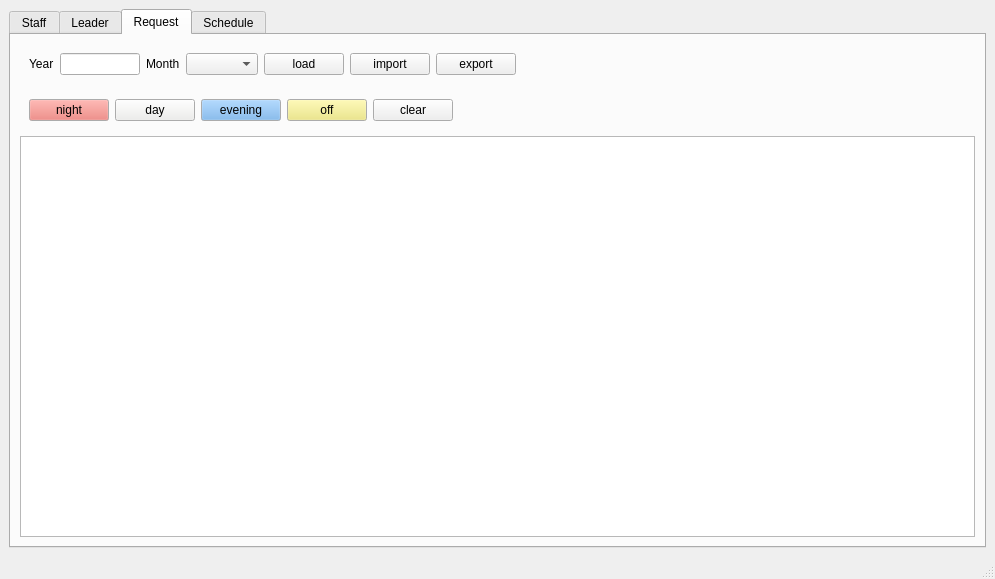
<?xml version="1.0" encoding="UTF-8"?>
<ui version="4.0">
 <class>MainWindow</class>
 <widget class="QMainWindow" name="MainWindow">
  <property name="geometry">
   <rect>
    <x>0</x>
    <y>0</y>
    <width>995</width>
    <height>579</height>
   </rect>
  </property>
  <property name="windowTitle">
   <string>MainWindow</string>
  </property>
  <widget class="QWidget" name="centralwidget">
   <layout class="QVBoxLayout" name="verticalLayout">
    <item>
     <widget class="QTabWidget" name="tab_widget">
      <property name="currentIndex">
       <number>2</number>
      </property>
      <widget class="QWidget" name="staff_tab">
       <attribute name="title">
        <string>Staff</string>
       </attribute>
       <layout class="QGridLayout" name="gridLayout_6">
        <item row="0" column="0">
         <widget class="QWidget" name="staff_field_container" native="true">
          <layout class="QGridLayout" name="gridLayout">
           <item row="0" column="0">
            <widget class="QLabel" name="staff_id_label">
             <property name="text">
              <string>ID</string>
             </property>
            </widget>
           </item>
           <item row="1" column="0">
            <widget class="QLabel" name="staff_name_label">
             <property name="text">
              <string>Name</string>
             </property>
            </widget>
           </item>
           <item row="0" column="1">
            <widget class="QLineEdit" name="staff_id_lineedit">
             <property name="sizePolicy">
              <sizepolicy hsizetype="Preferred" vsizetype="Fixed">
               <horstretch>0</horstretch>
               <verstretch>0</verstretch>
              </sizepolicy>
             </property>
            </widget>
           </item>
           <item row="1" column="1">
            <widget class="QLineEdit" name="staff_name_lineedit">
             <property name="sizePolicy">
              <sizepolicy hsizetype="Preferred" vsizetype="Fixed">
               <horstretch>0</horstretch>
               <verstretch>0</verstretch>
              </sizepolicy>
             </property>
            </widget>
           </item>
           <item row="2" column="1">
            <widget class="QComboBox" name="staff_preference_combobox">
             <property name="sizePolicy">
              <sizepolicy hsizetype="Preferred" vsizetype="Fixed">
               <horstretch>0</horstretch>
               <verstretch>0</verstretch>
              </sizepolicy>
             </property>
             <property name="currentText">
              <string/>
             </property>
            </widget>
           </item>
           <item row="2" column="0">
            <widget class="QLabel" name="staff_preference_label">
             <property name="text">
              <string>Preference</string>
             </property>
            </widget>
           </item>
          </layout>
         </widget>
        </item>
        <item row="0" column="1">
         <spacer name="hs1">
          <property name="orientation">
           <enum>Qt::Horizontal</enum>
          </property>
          <property name="sizeHint" stdset="0">
           <size>
            <width>419</width>
            <height>20</height>
           </size>
          </property>
         </spacer>
        </item>
        <item row="1" column="0">
         <widget class="QWidget" name="staff_button_container" native="true">
          <layout class="QHBoxLayout" name="horizontalLayout">
           <item>
            <widget class="QPushButton" name="add_staff_button">
             <property name="sizePolicy">
              <sizepolicy hsizetype="Preferred" vsizetype="Fixed">
               <horstretch>0</horstretch>
               <verstretch>0</verstretch>
              </sizepolicy>
             </property>
             <property name="text">
              <string>Add</string>
             </property>
            </widget>
           </item>
           <item>
            <widget class="QPushButton" name="delete_staff_button">
             <property name="sizePolicy">
              <sizepolicy hsizetype="Preferred" vsizetype="Fixed">
               <horstretch>0</horstretch>
               <verstretch>0</verstretch>
              </sizepolicy>
             </property>
             <property name="text">
              <string>Delete</string>
             </property>
            </widget>
           </item>
          </layout>
         </widget>
        </item>
        <item row="2" column="0" colspan="2">
         <widget class="QTableView" name="staff_view"/>
        </item>
       </layout>
      </widget>
      <widget class="QWidget" name="leader_tab">
       <attribute name="title">
        <string>Leader</string>
       </attribute>
       <layout class="QGridLayout" name="gridLayout_5">
        <item row="0" column="0">
         <widget class="QWidget" name="leader_field_container" native="true">
          <layout class="QGridLayout" name="gridLayout_4">
           <item row="0" column="0">
            <widget class="QLabel" name="leader_id_label">
             <property name="text">
              <string>ID</string>
             </property>
            </widget>
           </item>
           <item row="0" column="1">
            <widget class="QLineEdit" name="leader_id_lineedit">
             <property name="sizePolicy">
              <sizepolicy hsizetype="Preferred" vsizetype="Fixed">
               <horstretch>0</horstretch>
               <verstretch>0</verstretch>
              </sizepolicy>
             </property>
            </widget>
           </item>
           <item row="1" column="0">
            <widget class="QLabel" name="leader_name_label">
             <property name="text">
              <string>Name</string>
             </property>
            </widget>
           </item>
           <item row="1" column="1">
            <widget class="QLineEdit" name="leader_name_lineedit">
             <property name="sizePolicy">
              <sizepolicy hsizetype="Preferred" vsizetype="Fixed">
               <horstretch>0</horstretch>
               <verstretch>0</verstretch>
              </sizepolicy>
             </property>
            </widget>
           </item>
          </layout>
         </widget>
        </item>
        <item row="0" column="1">
         <spacer name="hs5">
          <property name="orientation">
           <enum>Qt::Horizontal</enum>
          </property>
          <property name="sizeHint" stdset="0">
           <size>
            <width>691</width>
            <height>20</height>
           </size>
          </property>
         </spacer>
        </item>
        <item row="1" column="0">
         <widget class="QWidget" name="leader_button_container" native="true">
          <layout class="QHBoxLayout" name="horizontalLayout_2">
           <item>
            <widget class="QPushButton" name="add_leader_button">
             <property name="sizePolicy">
              <sizepolicy hsizetype="Preferred" vsizetype="Fixed">
               <horstretch>0</horstretch>
               <verstretch>0</verstretch>
              </sizepolicy>
             </property>
             <property name="text">
              <string>Add</string>
             </property>
            </widget>
           </item>
           <item>
            <widget class="QPushButton" name="delete_leader_button">
             <property name="sizePolicy">
              <sizepolicy hsizetype="Preferred" vsizetype="Fixed">
               <horstretch>0</horstretch>
               <verstretch>0</verstretch>
              </sizepolicy>
             </property>
             <property name="text">
              <string>delete</string>
             </property>
            </widget>
           </item>
          </layout>
         </widget>
        </item>
        <item row="2" column="0" colspan="2">
         <widget class="QTableView" name="leader_view"/>
        </item>
       </layout>
      </widget>
      <widget class="QWidget" name="request_tab">
       <attribute name="title">
        <string>Request</string>
       </attribute>
       <layout class="QGridLayout" name="gridLayout_2">
        <item row="0" column="0" colspan="2">
         <widget class="QWidget" name="request_field_container" native="true">
          <property name="sizePolicy">
           <sizepolicy hsizetype="Expanding" vsizetype="Preferred">
            <horstretch>0</horstretch>
            <verstretch>0</verstretch>
           </sizepolicy>
          </property>
          <layout class="QHBoxLayout" name="horizontalLayout_3">
           <item>
            <widget class="QLabel" name="request_year_label">
             <property name="text">
              <string>Year</string>
             </property>
            </widget>
           </item>
           <item>
            <widget class="QLineEdit" name="request_year_lineedit">
             <property name="sizePolicy">
              <sizepolicy hsizetype="Expanding" vsizetype="Fixed">
               <horstretch>0</horstretch>
               <verstretch>0</verstretch>
              </sizepolicy>
             </property>
             <property name="maximumSize">
              <size>
               <width>80</width>
               <height>16777215</height>
              </size>
             </property>
            </widget>
           </item>
           <item>
            <widget class="QLabel" name="request_month_label">
             <property name="text">
              <string>Month</string>
             </property>
            </widget>
           </item>
           <item>
            <widget class="QComboBox" name="request_month_combobox">
             <property name="sizePolicy">
              <sizepolicy hsizetype="Expanding" vsizetype="Fixed">
               <horstretch>0</horstretch>
               <verstretch>0</verstretch>
              </sizepolicy>
             </property>
             <property name="maximumSize">
              <size>
               <width>80</width>
               <height>16777215</height>
              </size>
             </property>
            </widget>
           </item>
           <item>
            <widget class="QPushButton" name="load_request_button">
             <property name="text">
              <string>load</string>
             </property>
            </widget>
           </item>
           <item>
            <widget class="QPushButton" name="import_request_button">
             <property name="text">
              <string>import</string>
             </property>
            </widget>
           </item>
           <item>
            <widget class="QPushButton" name="export_request_button">
             <property name="text">
              <string>export</string>
             </property>
            </widget>
           </item>
          </layout>
         </widget>
        </item>
        <item row="0" column="2">
         <spacer name="hs7">
          <property name="orientation">
           <enum>Qt::Horizontal</enum>
          </property>
          <property name="sizeHint" stdset="0">
           <size>
            <width>439</width>
            <height>20</height>
           </size>
          </property>
         </spacer>
        </item>
        <item row="1" column="0">
         <widget class="QWidget" name="request_button_container" native="true">
          <property name="maximumSize">
           <size>
            <width>500</width>
            <height>16777215</height>
           </size>
          </property>
          <layout class="QHBoxLayout" name="horizontalLayout_6">
           <item>
            <widget class="QPushButton" name="request_night_shift_button">
             <property name="palette">
              <palette>
               <active>
                <colorrole role="Button">
                 <brush brushstyle="SolidPattern">
                  <color alpha="255">
                   <red>233</red>
                   <green>114</green>
                   <blue>106</blue>
                  </color>
                 </brush>
                </colorrole>
               </active>
               <inactive>
                <colorrole role="Button">
                 <brush brushstyle="SolidPattern">
                  <color alpha="255">
                   <red>233</red>
                   <green>114</green>
                   <blue>106</blue>
                  </color>
                 </brush>
                </colorrole>
               </inactive>
               <disabled>
                <colorrole role="Button">
                 <brush brushstyle="SolidPattern">
                  <color alpha="255">
                   <red>233</red>
                   <green>114</green>
                   <blue>106</blue>
                  </color>
                 </brush>
                </colorrole>
               </disabled>
              </palette>
             </property>
             <property name="text">
              <string>night</string>
             </property>
            </widget>
           </item>
           <item>
            <widget class="QPushButton" name="request_day_shift_button">
             <property name="palette">
              <palette>
               <active>
                <colorrole role="Button">
                 <brush brushstyle="SolidPattern">
                  <color alpha="255">
                   <red>238</red>
                   <green>238</green>
                   <blue>236</blue>
                  </color>
                 </brush>
                </colorrole>
               </active>
               <inactive>
                <colorrole role="Button">
                 <brush brushstyle="SolidPattern">
                  <color alpha="255">
                   <red>238</red>
                   <green>238</green>
                   <blue>236</blue>
                  </color>
                 </brush>
                </colorrole>
               </inactive>
               <disabled>
                <colorrole role="Button">
                 <brush brushstyle="SolidPattern">
                  <color alpha="255">
                   <red>238</red>
                   <green>238</green>
                   <blue>236</blue>
                  </color>
                 </brush>
                </colorrole>
               </disabled>
              </palette>
             </property>
             <property name="text">
              <string>day</string>
             </property>
            </widget>
           </item>
           <item>
            <widget class="QPushButton" name="request_evening_shift_button">
             <property name="palette">
              <palette>
               <active>
                <colorrole role="Button">
                 <brush brushstyle="SolidPattern">
                  <color alpha="255">
                   <red>106</red>
                   <green>170</green>
                   <blue>233</blue>
                  </color>
                 </brush>
                </colorrole>
               </active>
               <inactive>
                <colorrole role="Button">
                 <brush brushstyle="SolidPattern">
                  <color alpha="255">
                   <red>106</red>
                   <green>170</green>
                   <blue>233</blue>
                  </color>
                 </brush>
                </colorrole>
               </inactive>
               <disabled>
                <colorrole role="Button">
                 <brush brushstyle="SolidPattern">
                  <color alpha="255">
                   <red>106</red>
                   <green>170</green>
                   <blue>233</blue>
                  </color>
                 </brush>
                </colorrole>
               </disabled>
              </palette>
             </property>
             <property name="text">
              <string>evening</string>
             </property>
            </widget>
           </item>
           <item>
            <widget class="QPushButton" name="request_day_off_button">
             <property name="palette">
              <palette>
               <active>
                <colorrole role="Button">
                 <brush brushstyle="SolidPattern">
                  <color alpha="255">
                   <red>237</red>
                   <green>230</green>
                   <blue>115</blue>
                  </color>
                 </brush>
                </colorrole>
               </active>
               <inactive>
                <colorrole role="Button">
                 <brush brushstyle="SolidPattern">
                  <color alpha="255">
                   <red>237</red>
                   <green>230</green>
                   <blue>115</blue>
                  </color>
                 </brush>
                </colorrole>
               </inactive>
               <disabled>
                <colorrole role="Button">
                 <brush brushstyle="SolidPattern">
                  <color alpha="255">
                   <red>237</red>
                   <green>230</green>
                   <blue>115</blue>
                  </color>
                 </brush>
                </colorrole>
               </disabled>
              </palette>
             </property>
             <property name="text">
              <string>off</string>
             </property>
            </widget>
           </item>
           <item>
            <widget class="QPushButton" name="request_clear_button">
             <property name="text">
              <string>clear</string>
             </property>
            </widget>
           </item>
          </layout>
         </widget>
        </item>
        <item row="1" column="1" colspan="2">
         <spacer name="horizontalSpacer_3">
          <property name="orientation">
           <enum>Qt::Horizontal</enum>
          </property>
          <property name="sizeHint" stdset="0">
           <size>
            <width>486</width>
            <height>20</height>
           </size>
          </property>
         </spacer>
        </item>
        <item row="2" column="0" colspan="3">
         <widget class="QTableView" name="request_view">
          <property name="font">
           <font>
            <pointsize>8</pointsize>
           </font>
          </property>
         </widget>
        </item>
       </layout>
      </widget>
      <widget class="QWidget" name="schedule_tab">
       <attribute name="title">
        <string>Schedule</string>
       </attribute>
       <layout class="QGridLayout" name="gridLayout_3">
        <item row="0" column="0" colspan="2">
         <widget class="QWidget" name="schedule_field_container" native="true">
          <layout class="QHBoxLayout" name="horizontalLayout_4">
           <item>
            <widget class="QLabel" name="schedule_year_label">
             <property name="text">
              <string>Year</string>
             </property>
            </widget>
           </item>
           <item>
            <widget class="QLineEdit" name="schedule_year_lineedit">
             <property name="maximumSize">
              <size>
               <width>80</width>
               <height>16777215</height>
              </size>
             </property>
             <property name="alignment">
              <set>Qt::AlignLeading|Qt::AlignLeft|Qt::AlignVCenter</set>
             </property>
            </widget>
           </item>
           <item>
            <widget class="QLabel" name="schedule_month_label">
             <property name="text">
              <string>Month</string>
             </property>
            </widget>
           </item>
           <item>
            <widget class="QComboBox" name="schedule_month_combobox">
             <property name="sizePolicy">
              <sizepolicy hsizetype="Expanding" vsizetype="Fixed">
               <horstretch>0</horstretch>
               <verstretch>0</verstretch>
              </sizepolicy>
             </property>
             <property name="maximumSize">
              <size>
               <width>80</width>
               <height>16777215</height>
              </size>
             </property>
            </widget>
           </item>
           <item>
            <widget class="QPushButton" name="load_schedule_button">
             <property name="text">
              <string>load</string>
             </property>
            </widget>
           </item>
           <item>
            <widget class="QPushButton" name="schedule_button">
             <property name="text">
              <string>optimize</string>
             </property>
            </widget>
           </item>
           <item>
            <widget class="QPushButton" name="import_schedule_button">
             <property name="text">
              <string>import</string>
             </property>
            </widget>
           </item>
           <item>
            <widget class="QPushButton" name="export_schedule_button">
             <property name="text">
              <string>export</string>
             </property>
            </widget>
           </item>
           <item>
            <spacer name="horizontalSpacer">
             <property name="orientation">
              <enum>Qt::Horizontal</enum>
             </property>
             <property name="sizeHint" stdset="0">
              <size>
               <width>40</width>
               <height>20</height>
              </size>
             </property>
            </spacer>
           </item>
           <item>
            <widget class="QLabel" name="optimize_status">
             <property name="sizePolicy">
              <sizepolicy hsizetype="Fixed" vsizetype="Preferred">
               <horstretch>0</horstretch>
               <verstretch>0</verstretch>
              </sizepolicy>
             </property>
             <property name="text">
              <string>UNKNOWN</string>
             </property>
             <property name="indent">
              <number>1</number>
             </property>
            </widget>
           </item>
          </layout>
         </widget>
        </item>
        <item row="1" column="0" rowspan="2">
         <widget class="QWidget" name="work_day_constrain_container" native="true">
          <property name="sizePolicy">
           <sizepolicy hsizetype="Minimum" vsizetype="Preferred">
            <horstretch>0</horstretch>
            <verstretch>0</verstretch>
           </sizepolicy>
          </property>
          <layout class="QHBoxLayout" name="horizontalLayout_5">
           <item>
            <widget class="QLabel" name="constrain_text1">
             <property name="sizePolicy">
              <sizepolicy hsizetype="Fixed" vsizetype="Fixed">
               <horstretch>0</horstretch>
               <verstretch>0</verstretch>
              </sizepolicy>
             </property>
             <property name="text">
              <string>For</string>
             </property>
            </widget>
           </item>
           <item>
            <widget class="QLineEdit" name="work_day_constrain">
             <property name="sizePolicy">
              <sizepolicy hsizetype="Minimum" vsizetype="Fixed">
               <horstretch>0</horstretch>
               <verstretch>0</verstretch>
              </sizepolicy>
             </property>
             <property name="maximumSize">
              <size>
               <width>50</width>
               <height>16777215</height>
              </size>
             </property>
             <property name="text">
              <string>7</string>
             </property>
             <property name="alignment">
              <set>Qt::AlignRight|Qt::AlignTrailing|Qt::AlignVCenter</set>
             </property>
            </widget>
           </item>
           <item>
            <widget class="QLabel" name="constrain_text2">
             <property name="sizePolicy">
              <sizepolicy hsizetype="Fixed" vsizetype="Fixed">
               <horstretch>0</horstretch>
               <verstretch>0</verstretch>
              </sizepolicy>
             </property>
             <property name="text">
              <string>days of work, each staff should have</string>
             </property>
            </widget>
           </item>
           <item>
            <widget class="QLineEdit" name="day_off_constrain">
             <property name="sizePolicy">
              <sizepolicy hsizetype="Minimum" vsizetype="Fixed">
               <horstretch>0</horstretch>
               <verstretch>0</verstretch>
              </sizepolicy>
             </property>
             <property name="maximumSize">
              <size>
               <width>50</width>
               <height>16777215</height>
              </size>
             </property>
             <property name="text">
              <string>1</string>
             </property>
             <property name="alignment">
              <set>Qt::AlignRight|Qt::AlignTrailing|Qt::AlignVCenter</set>
             </property>
            </widget>
           </item>
           <item>
            <widget class="QLabel" name="constrain_text3">
             <property name="sizePolicy">
              <sizepolicy hsizetype="Fixed" vsizetype="Fixed">
               <horstretch>0</horstretch>
               <verstretch>0</verstretch>
              </sizepolicy>
             </property>
             <property name="text">
              <string>day off</string>
             </property>
            </widget>
           </item>
          </layout>
         </widget>
        </item>
        <item row="2" column="1">
         <spacer name="horizontalSpacer_2">
          <property name="orientation">
           <enum>Qt::Horizontal</enum>
          </property>
          <property name="sizeHint" stdset="0">
           <size>
            <width>366</width>
            <height>20</height>
           </size>
          </property>
         </spacer>
        </item>
        <item row="3" column="0" colspan="2">
         <widget class="QTableView" name="schedule_view">
          <property name="font">
           <font>
            <pointsize>8</pointsize>
           </font>
          </property>
         </widget>
        </item>
       </layout>
      </widget>
     </widget>
    </item>
   </layout>
  </widget>
  <widget class="QMenuBar" name="menubar">
   <property name="geometry">
    <rect>
     <x>0</x>
     <y>0</y>
     <width>995</width>
     <height>28</height>
    </rect>
   </property>
  </widget>
  <widget class="QStatusBar" name="statusbar"/>
  <action name="actionImport_Request">
   <property name="text">
    <string>Import Request</string>
   </property>
  </action>
  <action name="actionImport_Schedule">
   <property name="text">
    <string>Import Schedule</string>
   </property>
  </action>
  <action name="actionExport_Request">
   <property name="text">
    <string>Export Request</string>
   </property>
  </action>
  <action name="actionExport_Schedule">
   <property name="text">
    <string>Export Schedule</string>
   </property>
  </action>
 </widget>
 <resources/>
 <connections/>
</ui>
